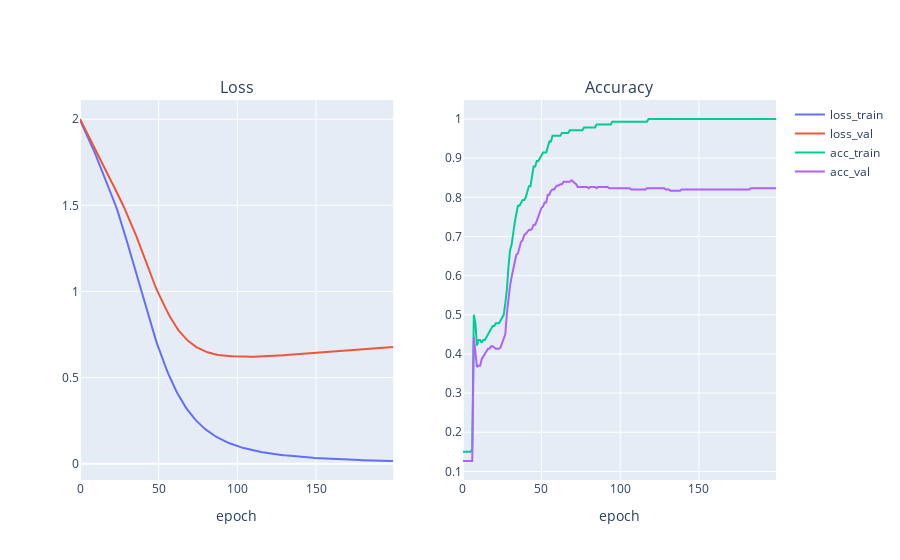

Notebook cell for this chart:
### Code cell
from plotly.subplots import make_subplots
import plotly.graph_objects as go

fig = make_subplots(
    rows=1, cols=2,
    subplot_titles=["Loss", "Accuracy"],
)


fig.add_traces(
    data=[
        go.Scatter(
            y=[epo_meta[type_error] for epo_meta in tracker.values()],
            name=type_error
        )
    for type_error in ["loss_train", "loss_val"]],
    rows=1,
    cols=1
)

fig.add_traces(
    data=[
        go.Scatter(
            y=[epo_meta[type_acc] for epo_meta in tracker.values()],
            name=type_acc
        )
    for type_acc in ["acc_train", "acc_val"]],
    rows=1,
    cols=2
)

# Update x axis properties
fig.update_xaxes(title_text="epoch", row=1, col=1)
fig.update_xaxes(title_text="epoch", row=1, col=2)


fig.show()

### Figure 1 — Plotly figure (JSON) as saved in the notebook; plotly's stock layout.template omitted (floating-point values rounded to 4 significant figures; data arrays with more than 128 entries replaced by an {"elided": "..."} marker saying what was removed)
{"data": [{"name": "loss_train", "type": "scatter", "xaxis": "x", "y": {"elided": "200 float values"}, "yaxis": "y"}, {"name": "loss_val", "type": "scatter", "xaxis": "x", "y": {"elided": "200 float values"}, "yaxis": "y"}, {"name": "acc_train", "type": "scatter", "xaxis": "x2", "y": {"elided": "200 float values"}, "yaxis": "y2"}, {"name": "acc_val", "type": "scatter", "xaxis": "x2", "y": {"elided": "200 float values"}, "yaxis": "y2"}], "layout": {"annotations": [{"font": {"size": 16}, "showarrow": false, "text": "Loss", "x": 0.225, "xanchor": "center", "xref": "paper", "y": 1, "yanchor": "bottom", "yref": "paper"}, {"font": {"size": 16}, "showarrow": false, "text": "Accuracy", "x": 0.775, "xanchor": "center", "xref": "paper", "y": 1, "yanchor": "bottom", "yref": "paper"}], "xaxis": {"anchor": "y", "domain": [0, 0.45], "title": {"text": "epoch"}}, "xaxis2": {"anchor": "y2", "domain": [0.55, 1], "title": {"text": "epoch"}}, "yaxis": {"anchor": "x", "domain": [0, 1]}, "yaxis2": {"anchor": "x2", "domain": [0, 1]}}}
